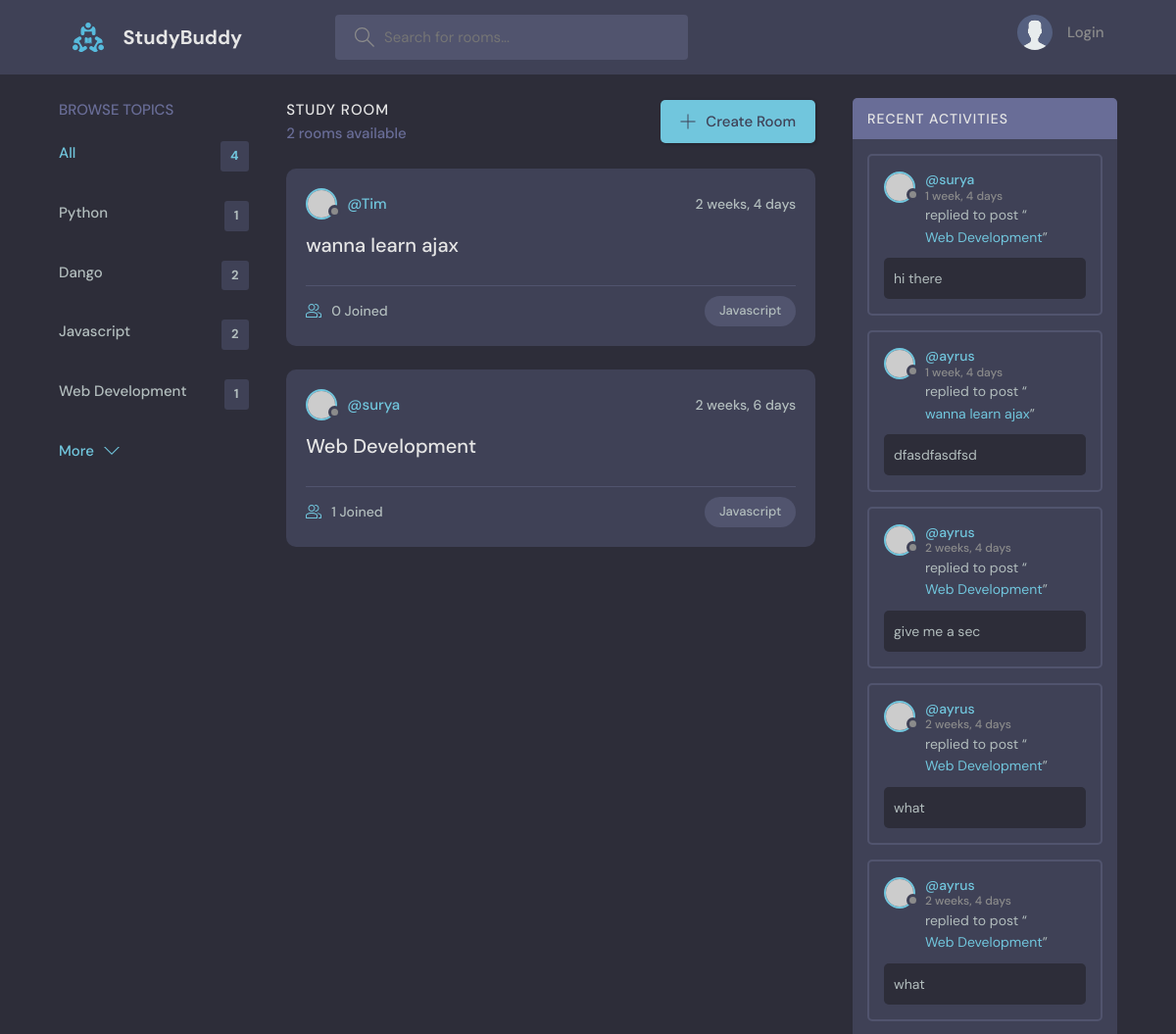
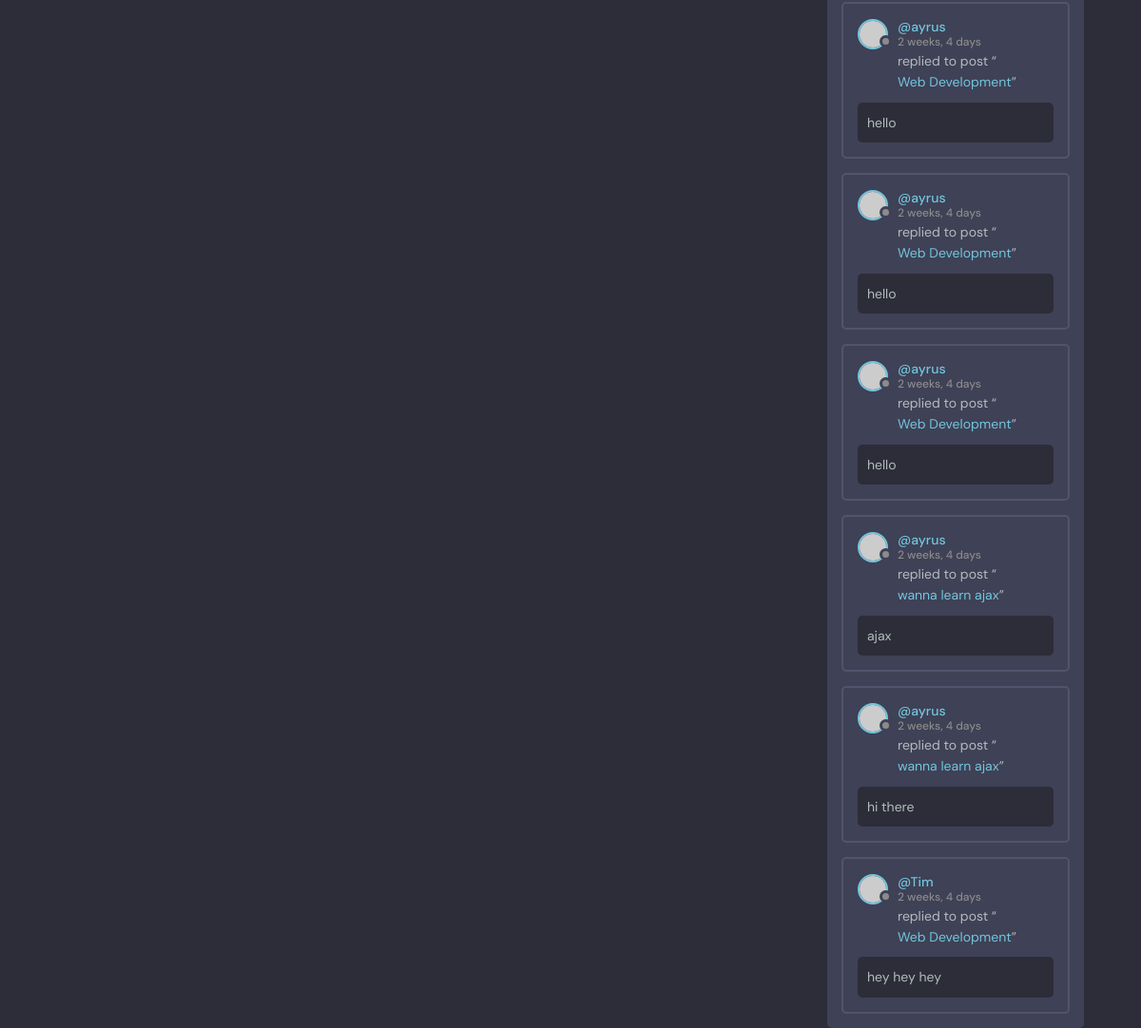
/?q=Javascript, run on the app's committed database (2 pictures, top to bottom).
### base/models.py (models this page shows, shortened)
class Topic(models.Model):
    name = models.CharField(max_length=200)

class Room(models.Model):
    host =models.ForeignKey(User, on_delete=models.SET_NULL, null=True)
    topic =models.ForeignKey(Topic, on_delete=models.SET_NULL, null=True)
    name = models.CharField(max_length=200)
    Description = models.TextField(null=True, blank=True)
    participants =models.ManyToManyField(User, related_name='participants', blank=True)
    updated = models.DateTimeField(auto_now=True)
    created = models.DateTimeField(auto_now_add=True)
    class Meta:
        ordering = ['-updated', '-created'] #newest item is shown first
    def __str__(self):
        return self.name

class Message(models.Model):
    user = models.ForeignKey(User, on_delete=models.CASCADE)
    room = models.ForeignKey(Room, on_delete=models.CASCADE)
    body = models.TextField()
    updated = models.DateTimeField(auto_now=True)
    created = models.DateTimeField(auto_now_add=True)
    class Meta:
        ordering = ['-updated', '-created'] #newest item is shown first

### base/views.py (the view)
# urls.py: 2. Add a URL to urlpatterns:  path('', views.home, name='home')
def home(request):
    q = request.GET.get('q') if request.GET.get('q')!= None else ''
    rooms = Room.objects.filter(
        Q( topic__name__icontains=q)|
        Q(name__icontains=q) |
        Q(Description__icontains=q)
        )
    topics = Topic.objects.all()
    room_count = rooms.count() #to count the rooms
    room_messages = Message.objects.filter(Q(room__topic__name__icontains=q))
    context = {'rooms':rooms, 'topics': topics, 'room_count':room_count, 'room_messages': room_messages}
    return render(request, 'base/home.html',context) # or { 'rooms':rooms} instead of context directly

### base/templates/base/home.html (shortened to what this page needs)
{% extends 'main.html' %}
{% block content %}
    <main class="layout layout--3">
      <div class="container">
        {% include 'base/topics_components.html' %}
        <div class="roomList">
          <div class="roomList__header">
            <div>
              <h2>Study Room</h2>
              <p>{{ room_count }} rooms available</p>
            </div>
            <a class="btn btn--main" href="{% url 'create-room' %}">
              <svg version="1.1" xmlns="http://www.w3.org/2000/svg" width="32" height="32" viewBox="0 0 32 32">
                <title>add</title>
                <path
                  d="M16.943 0.943h-1.885v14.115h-14.115v1.885h14.115v14.115h1.885v-14.115h14.115v-1.885h-14.115v-14.115z"
                ></path>
              </svg>
              Create Room
            </a>
          </div>
          {% include 'base/feed_components.html' %}
        </div>
        {% include 'base/activity_components.html' %}
      </div>
    </main>
{% endblock content %}

### base/templates/base/topics_components.html
<div class="topics">
    <div class="topics__header">
        <h2>Browse Topics</h2>
    </div>
            <ul class="topics__list">
              <li>
                <a href="{% url 'home' %}" class="active">All <span>{{topics.count}}</span></a>
              </li>
              <li>
                {% for topic in topics %}
                    <a href="{% url 'home' %}?q={{topic.name}}">{{topic.name}} <span>{{topic.room_set.all.count}}</span> </a>
                {%endfor%}
                </li>
            </ul>
            <a class="btn btn--link" href="/">
              More
              <svg version="1.1" xmlns="http://www.w3.org/2000/svg" width="32" height="32" viewBox="0 0 32 32">
                <title>chevron-down</title>
                <path d="M16 21l-13-13h-3l16 16 16-16h-3l-13 13z"></path>
              </svg>
            </a>
</div>

### base/templates/base/feed_components.html (shortened to what this page needs)
{% for room in rooms %}
<div class="roomListRoom">
    <div class="roomListRoom__header">
      <a href="{% url 'user-profile' room.host.id %}" class="roomListRoom__author">
        <div class="avatar avatar--small">
          <img src="https://randomuser.me/api/portraits/women/11.jpg" />
        </div>
        <span>@{{room.host.username}}</span>
      </a>
      <div class="roomListRoom__actions">
        <span>{{ room.created|timesince }}</span>
      </div>
    </div>
    <div class="roomListRoom__content">
      <a href="{% url 'rooms' room.id %}">{{room.name}}</a>
    </div>
    <div class="roomListRoom__meta">
      <a href="{% url 'rooms' room.id %}" class="roomListRoom__joined">
        {{room.participants.all.count}} Joined
      </a>
      <p class="roomListRoom__topic">{{room.topic.name}}</p>
    </div>
</div>
{% endfor%}

### base/templates/base/activity_components.html (shortened to what this page needs)
<div class="activities">
    <div class="activities__header">
      <h2>Recent Activities</h2>
    </div>
    {% for message in room_messages %}
    <div class="activities__box">
      <div class="activities__boxHeader roomListRoom__header">
            <a href="{% url 'user-profile' message.user.id %}" class="roomListRoom__author">
            <div class="avatar avatar--small">
                <img src="https://randomuser.me/api/portraits/women/11.jpg" />
            </div>
            <p>
                @{{message.user}}
                <span>{{message.created| timesince}}</span>
            </p>
            </a>
      </div>
      <div class="activities__boxContent">
        <p>replied to post “<a href="{% url 'rooms' message.room.id %}">{{message.room}}</a>”</p>
        <div class="activities__boxRoomContent">
          {{message.body}}
        </div>
      </div>
    </div>
    {%endfor%}
</div>

### data on the page
Topic: name "Python", room_set.all.count "1"
Topic: name "Dango", room_set.all.count "2"
Topic: name "Javascript", room_set.all.count "2"
Topic: name "Web Development", room_set.all.count "1"
Room: host.username "Tim", created "2 weeks, 4 days", name "wanna learn ajax", participants.all.count "0", topic.name "Javascript"
Room: host.username "surya", created "2 weeks, 6 days", name "Web Development", participants.all.count "1", topic.name "Javascript"
Message: user "surya", created "1 week, 4 days", room "Web Development", body "hi there"
Message: user "ayrus", created "1 week, 4 days", room "wanna learn ajax", body "dfasdfasdfsd"
Message: user "ayrus", created "2 weeks, 4 days", room "Web Development", body "give me a sec"
Message: user "ayrus", created "2 weeks, 4 days", room "Web Development", body "what"
Message: user "ayrus", created "2 weeks, 4 days", room "Web Development", body "what"
Message: user "ayrus", created "2 weeks, 4 days", room "Web Development", body "hello"
Message: user "ayrus", created "2 weeks, 4 days", room "Web Development", body "hello"
Message: user "ayrus", created "2 weeks, 4 days", room "Web Development", body "hello"
Message: user "ayrus", created "2 weeks, 4 days", room "wanna learn ajax", body "ajax"
Message: user "ayrus", created "2 weeks, 4 days", room "wanna learn ajax", body "hi there"
Message: user "Tim", created "2 weeks, 4 days", room "Web Development", body "hey hey hey"

### other printed values
{{ topics.count }} "4"
{{ room_count }} "2"
